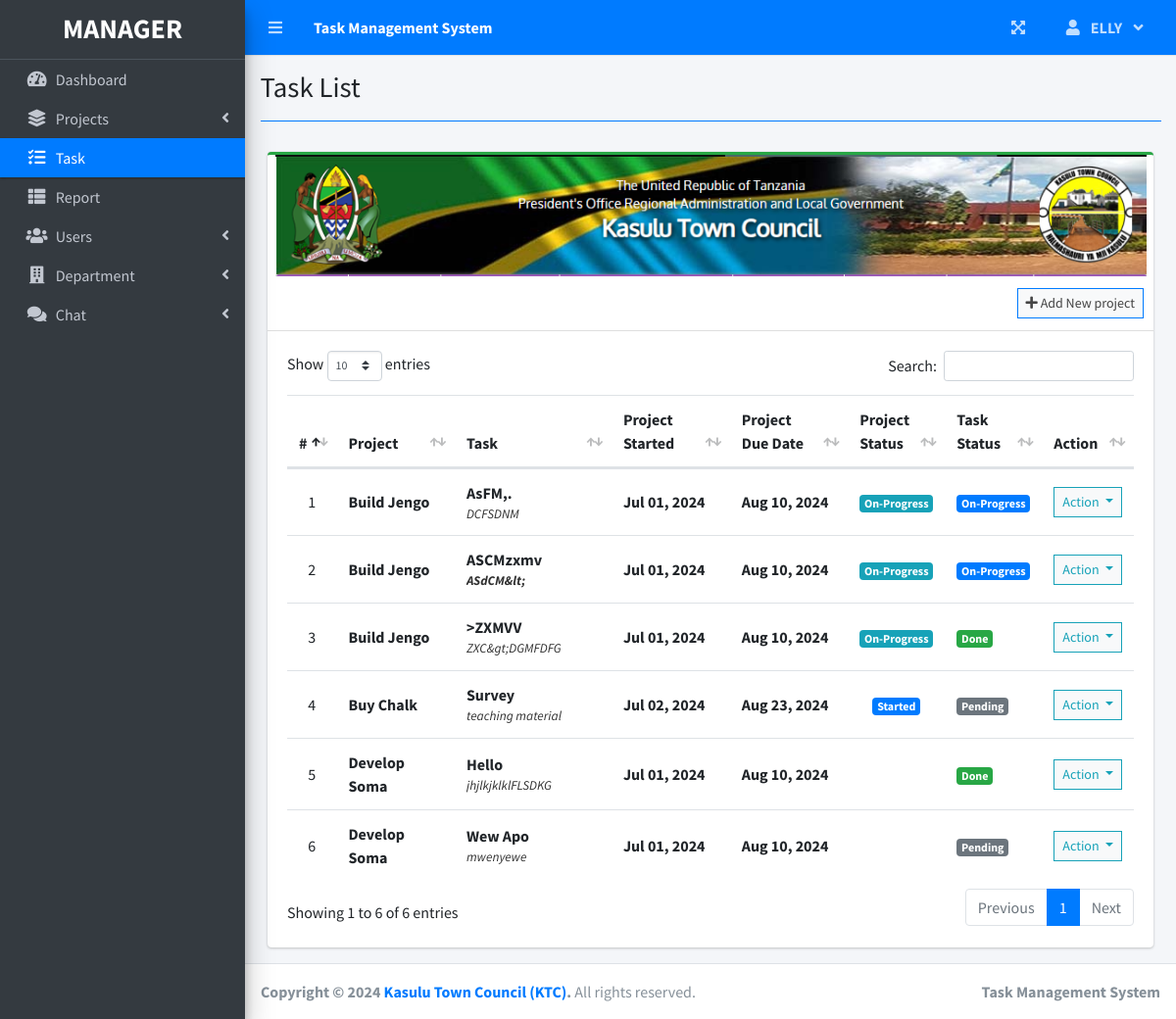
The app's page /index.php?page=task_list (signed in) with its own data.
### tables this page shows
CREATE TABLE `task_list` (
  `id` int(11) NOT NULL,
  `project_id` int(11) NOT NULL,
  `task` varchar(200) NOT NULL,
  `description` text NOT NULL,
  `status` tinyint(4) NOT NULL,
  `date_created` datetime NOT NULL DEFAULT current_timestamp(),
  `user_id` int(11) DEFAULT NULL,
  `attachment` varchar(255) DEFAULT NULL
);

CREATE TABLE `project_list` (
  `id` int(11) NOT NULL,
  `name` varchar(200) NOT NULL,
  `description` text NOT NULL,
  `status` tinyint(4) NOT NULL,
  `start_date` date NOT NULL,
  `end_date` date NOT NULL,
  `manager_id` int(11) NOT NULL,
  `user_ids` text NOT NULL,
  `date_created` datetime NOT NULL DEFAULT current_timestamp()
);

### task_list.php (the view, shortened to what this page needs)
<?php include'db_connect.php' ?>
<div class="col-lg-12">
	<div class="card card-outline card-success">
			<div class="col-md-12">
			<img src="assets/img/kasulu.png" alt="kasulu home" width="100%">
		    </div>
		<div class="card-header">
		<?php if($_SESSION['login_type'] != 2): ?>
			<div class="card-tools">
				<a class="btn btn-block btn-sm btn-default btn-flat border-primary" href="./index.php?page=new_project"><i class="fa fa-plus"></i> Add New project</a>
			</div>
            <?php endif; ?>
		</div>
		<div class="card-body">
			<table class="table tabe-hover table-condensed table-responsive" id="list">
				<colgroup>
					<col width="5%">
					<col width="15%">
					<col width="20%">
					<col width="15%">
					<col width="15%">
					<col width="10%">
					<col width="10%">
					<col width="10%">
				</colgroup>
				<thead>
					<tr>
						<th class="text-center">#</th>
						<th>Project</th>
						<th>Task</th>
						<th>Project Started</th>
						<th>Project Due Date</th>
						<th>Project Status</th>
						<th>Task Status</th>
						<th>Action</th>
					</tr>
				</thead>
				<tbody>
					<?php
					$i = 1;
					$where = "";
					$stat = array("Pending","Started","On-Progress","On-Hold","Over Due","completed");
					$qry = $conn->query("SELECT t.*,p.name as pname,p.start_date,p.status as pstatus, p.end_date,p.id as pid FROM task_list t inner join project_list p on p.id = t.project_id $where order by p.name asc");
					while($row= $qry->fetch_assoc()):
						$trans = get_html_translation_table(HTML_ENTITIES,ENT_QUOTES);
						unset($trans["\""], $trans["<"], $trans[">"], $trans["<h2"]);
						$desc = strtr(html_entity_decode($row['description']),$trans);
						$desc=str_replace(array("<li>","</li>"), array("",", "), $desc);
		                $cprog = $conn->query("SELECT * FROM task_list where project_id = {$row['pid']} and status = 3")->num_rows;
		                $prod = $conn->query("SELECT * FROM user_productivity where project_id = {$row['pid']}")->num_rows;
		                if($row['pstatus'] == 0 && strtotime(date('Y-m-d')) >= strtotime($row['start_date'])):
		                if($prod  > 0  || $cprog > 0)
		                  $row['pstatus'] = 2;
		                else
		                  $row['pstatus'] = 1;
		                elseif($row['pstatus'] == 0 && strtotime(date('Y-m-d')) > strtotime($row['end_date'])):
		                $row['pstatus'] = 4;
		                endif;
					?>
					<tr>
						<td class="text-center"><?php echo $i++ ?></td>
						<td>
							<p><b><?php echo ucwords($row['pname']) ?></b></p>
						</td>
						<td>
							<p><b><?php echo ucwords($row['task']) ?></b></p>
							<p class="truncate"><?php echo strip_tags($desc) ?></p>
						</td>
						<td><b><?php echo date("M d, Y",strtotime($row['start_date'])) ?></b></td>
						<td><b><?php echo date("M d, Y",strtotime($row['end_date'])) ?></b></td>
						<td class="text-center">
							<?php
							  if($stat[$row['pstatus']] =='Pending'){
							  	echo "<span class='badge badge-secondary'>{$stat[$row['pstatus']]}</span>";
							  }elseif($stat[$row['pstatus']] =='Started'){
							  	echo "<span class='badge badge-primary'>{$stat[$row['pstatus']]}</span>";
							  }elseif($stat[$row['pstatus']] =='On-Progress'){
							  	echo "<span class='badge badge-info'>{$stat[$row['pstatus']]}</span>";
							  }elseif($stat[$row['pstatus']] =='On-Hold'){
							  	echo "<span class='badge badge-warning'>{$stat[$row['pstatus']]}</span>";
							  }elseif($stat[$row['pstatus']] =='Over Due'){
							  	echo "<span class='badge badge-danger'>{$stat[$row['pstatus']]}</span>";
							  }elseif($stat[$row['pstatus']] =='Done'){
							  	echo "<span class='badge badge-success'>{$stat[$row['pstatus']]}</span>";
							  }
							?>
						</td>
						<td>
                        	<?php
                        	if($row['status'] == 1){
						  		echo "<span class='badge badge-secondary'>Pending</span>";
                        	}elseif($row['status'] == 2){
						  		echo "<span class='badge badge-primary'>On-Progress</span>";
                        	}elseif($row['status'] == 3){
						  		echo "<span class='badge badge-success'>Done</span>";
                        	}
                        	?>
                        </td>
						<td class="text-center">
							<button type="button" class="btn btn-default btn-sm btn-flat border-info wave-effect text-info dropdown-toggle" data-toggle="dropdown" aria-expanded="true">
		                      Action
		                    </button>
						</td>
					</tr>
				<?php endwhile; ?>
				</tbody>
			</table>
		</div>
	</div>
</div>

### task_list.php (style rules this page uses)
table p { margin: unset !important; }
table td { vertical-align: middle !important }

### records on screen
task_list: project_list.name "Build Jengo", task "AsFM,.", description "DCFSDNM", project_list.start_date "Jul 01, 2024", project_list.end_date "Aug 10, 2024", status "On-Progress"
task_list: project_list.name "Build Jengo", task "ASCMzxmv", description "ASdCM&lt;", project_list.start_date "Jul 01, 2024", project_list.end_date "Aug 10, 2024", status "On-Progress"
task_list: project_list.name "Build Jengo", task ">ZXMV V", description "ZXC&gt;DGMFDFG", project_list.start_date "Jul 01, 2024", project_list.end_date "Aug 10, 2024", pstatus "On-Progress", status "Done"
task_list: project_list.name "Buy Chalk", task "Survey", description "teaching material", project_list.start_date "Jul 02, 2024", project_list.end_date "Aug 23, 2024", status "Started", shows "Pending"
task_list: project_list.name "Develop Soma", task "Hello", description "jhjlkjklklFLSDKG", project_list.start_date "Jul 01, 2024", project_list.end_date "Aug 10, 2024", status "Done"
task_list: project_list.name "Develop Soma", task "Wew Apo", description "mwenyewe", project_list.start_date "Jul 01, 2024", project_list.end_date "Aug 10, 2024", status "Pending"

### other values on screen
$_SESSION['system']['name'] "Task Management System"
$_SESSION['login_firstname'] "ELLY"
$title "Task List"
